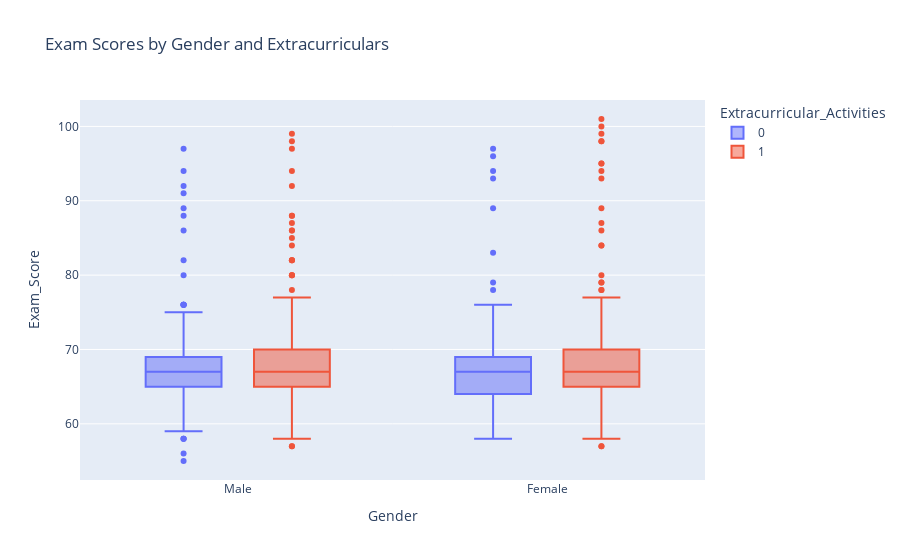

The notebook cell this image was saved under:
### Markdown cell above
This code creates a line plot using Plotly Express to show the relationship between exam scores and hours studied, sorted by "Exam_Score." The x axis represents "Exam_Score," and the y axis represents "Hours_Studied." Lines are color-coded based on the "Extracurricular_Activities" column, distinguishing the data for participants and non-participants. By sorting the data by "Exam_Score," the plot ensures a smooth progression of scores, helping to visualize trends in study time relative to performance across extracurricular activity groups.

### Code cell
px.box(data, x='Gender', y='Exam_Score', color='Extracurricular_Activities', title="Exam Scores by Gender and Extracurriculars")

### Figure 1 — Plotly figure (JSON) as saved in the notebook; plotly's stock layout.template omitted (floating-point values rounded to 4 significant figures; data arrays with more than 128 entries replaced by an {"elided": "..."} marker saying what was removed)
{"data": [{"alignmentgroup": "True", "hovertemplate": "Extracurricular_Activities=0<br>Gender=%{x}<br>Exam_Score=%{y}<extra></extra>", "legendgroup": "0", "marker": {"color": "#636efa"}, "name": "0", "notched": false, "offsetgroup": "0", "orientation": "v", "showlegend": true, "type": "box", "x": {"elided": "2669 str values"}, "x0": " ", "xaxis": "x", "y": {"elided": "2669 int values"}, "y0": " ", "yaxis": "y"}, {"alignmentgroup": "True", "hovertemplate": "Extracurricular_Activities=1<br>Gender=%{x}<br>Exam_Score=%{y}<extra></extra>", "legendgroup": "1", "marker": {"color": "#EF553B"}, "name": "1", "notched": false, "offsetgroup": "1", "orientation": "v", "showlegend": true, "type": "box", "x": {"elided": "3938 str values"}, "x0": " ", "xaxis": "x", "y": {"elided": "3938 int values"}, "y0": " ", "yaxis": "y"}], "layout": {"autosize": true, "boxmode": "group", "legend": {"title": {"text": "Extracurricular_Activities"}, "tracegroupgap": 0}, "title": {"text": "Exam Scores by Gender and Extracurriculars"}, "xaxis": {"anchor": "y", "autorange": true, "domain": [0, 1], "range": [-0.5087, 1.509], "title": {"text": "Gender"}, "type": "category"}, "yaxis": {"anchor": "x", "autorange": true, "domain": [0, 1], "range": [52.44, 103.6], "title": {"text": "Exam_Score"}, "type": "linear"}}}
